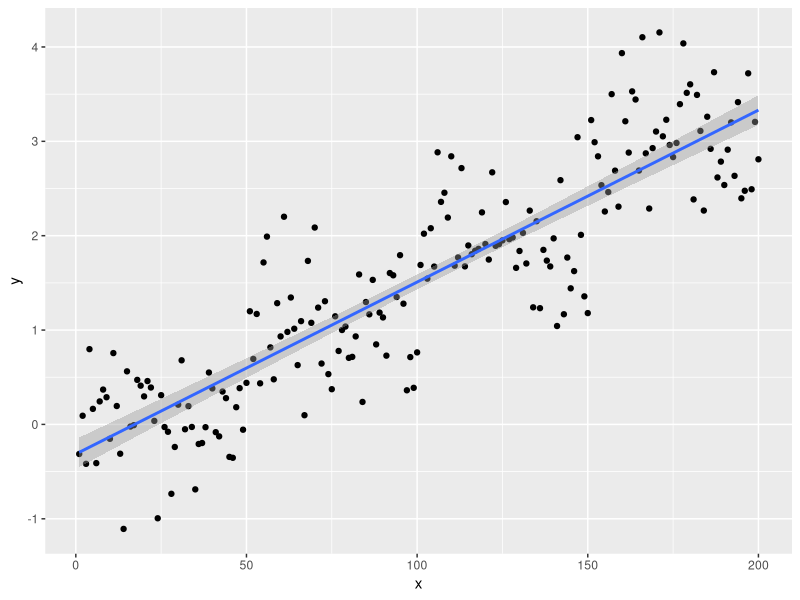
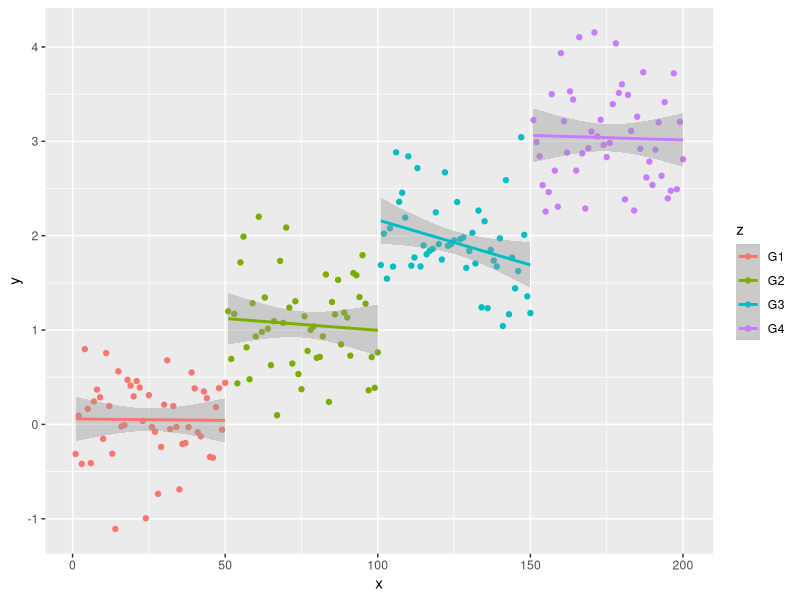

Write the R code that produced these figures, in order.
library(tidyverse)

set.seed(1)

y <- rep(NA, 200)
y[1:50] <- rnorm(50, 0, 0.5)
y[51:100] <- rnorm(50, 1, 0.5)
y[101:150] <- rnorm(50, 2, 0.5)
y[151:200] <- rnorm(50, 3, 0.5)

x <- seq(1, 200, by = 1)
z <- rep(c(1, 2, 3, 4), each = 50)

demo <- as.data.frame(cbind(x, y, z))
demo$z <- factor(demo$z, labels = c("G1", "G2", "G3", "G4"))

fig1 <- ggplot(demo, aes(x, y)) +
  geom_point() +
  geom_smooth(method = "lm")

fig2 <- ggplot(demo, aes(x, y, color = z)) +
  geom_point() +
  geom_smooth(method = "lm")

mdl1 <- lm(y ~ x, data = demo)
